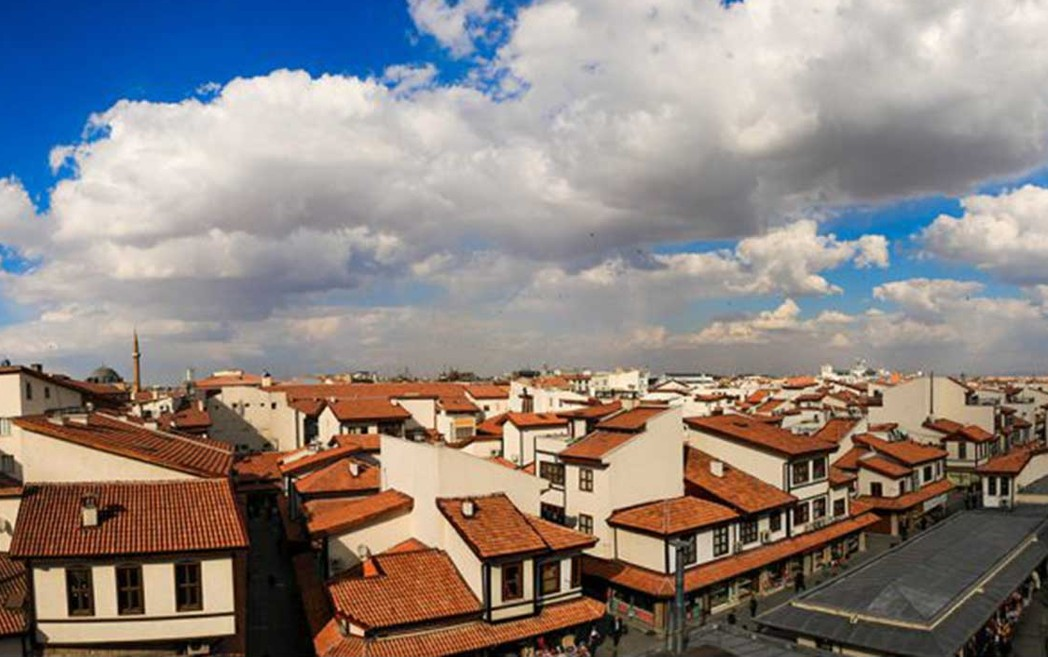
#> input picture panorama-1.jpg, 1048 x 657 px, found by its file name
$ python panaroma_birlestirme.py
#> lines starting #> are read from the running program, lines starting #| are printed output that depends on the picture
### M-klasor4-orta_seviye/panorama/stitcher.py
import numpy as np
import cv2
import imutils

class Stitcher:
    def __init__(self):
        # OpenCV sürümünü kontrol et (bazı fonksiyonlar sürüme göre değişir)
        self.isv3 = imutils.is_cv3(or_better=True)

    def stitch(self, images, ratio=0.75, reprojThresh=4.0, showMatches=False):
        # Görselleri (soldaki ve sağdaki) unpack et
        (imageB, imageA) = images

        # Görsellerdeki anahtar noktaları (keypoints) ve özellik vektörlerini (descriptors) çıkar
        (kpsA, featuresA) = self.detectAndDescribe(imageA)
        (kpsB, featuresB) = self.detectAndDescribe(imageB)

        # İki görüntü arasındaki özellikleri eşleştir
        M = self.matchKeypoints(kpsA, kpsB, featuresA, featuresB, ratio, reprojThresh)

        # Eğer eşleşme başarısızsa panorama oluşturulamaz
        if M is None:
            return None

        # Elde edilen eşleşmeleri, homografi matrisini ve durum bilgilerini ayır
        (matches, H, status) = M

        # Perspektif dönüşüm (warp) işlemi — iki görüntüyü tek panoramada birleştirir
        result = cv2.warpPerspective(imageA, H,
                                     (imageA.shape[1] + imageB.shape[1], imageA.shape[0]))
        result[0:imageB.shape[0], 0:imageB.shape[1]] = imageB

        # Eşleşme çizimlerini göstermek istersek:
        if showMatches:
            vis = self.drawMatches(imageA, imageB, kpsA, kpsB, matches, status)
            return (result, vis)

        return result

    def detectAndDescribe(self, image):
        # Görseli gri tona dönüştür (özellik tespiti genelde gri tonda yapılır)
        gray = cv2.cvtColor(image, cv2.COLOR_BGR2GRAY)

        # Eğer OpenCV 3.x veya üstü sürüm kullanılıyorsa
        if self.isv3:
            # SIFT (Scale-Invariant Feature Transform) oluştur
            descriptor = cv2.SIFT_create()
            (kps, features) = descriptor.detectAndCompute(image, None)
        else:
            # Eski OpenCV sürümleri için
            detector = cv2.FeatureDetector_create("SIFT")
            kps = detector.detect(gray)
            extractor = cv2.DescriptorExtractor_create("SIFT")
            (kps, features) = extractor.compute(gray, kps)

        # KeyPoint nesnelerini NumPy dizisine çevir
        kps = np.float32([kp.pt for kp in kps])
        return (kps, features)

    def matchKeypoints(self, kpsA, kpsB, featuresA, featuresB, ratio, reprojThresh):
        # Brute Force (kaba kuvvet) eşleştirici oluştur
        matcher = cv2.DescriptorMatcher_create("BruteForce")
        # En yakın 2 eşleşmeyi al
        rawMatches = matcher.knnMatch(featuresA, featuresB, 2)
        matches = []

        # Eşleşmeler üzerinde dön — Lowe oran testini uygula
        for m in rawMatches:
            if len(m) == 2 and m[0].distance < m[1].distance * ratio:
                matches.append((m[0].trainIdx, m[0].queryIdx))

        # En az 4 iyi eşleşme gerekiyorsa homografi hesaplanabilir
        if len(matches) > 4:
            # Eşleşen noktaları al
            ptsA = np.float32([kpsA[i] for (_, i) in matches])
            ptsB = np.float32([kpsB[i] for (i, _) in matches])

            # Homografi matrisini (dönüşüm) hesapla — RANSAC ile
            (H, status) = cv2.findHomography(ptsA, ptsB, cv2.RANSAC, reprojThresh)
            return (matches, H, status)

        # Yeterli eşleşme yoksa None döndür
        return None

    def drawMatches(self, imageA, imageB, kpsA, kpsB, matches, status):
        # Görselleştirme için boş bir tuval (canvas) oluştur
        (hA, wA) = imageA.shape[:2]
        (hB, wB) = imageB.shape[:2]
        vis = np.zeros((max(hA, hB), wA + wB, 3), dtype="uint8")

        # Görselleri yan yana yerleştir
        vis[0:hA, 0:wA] = imageA
        vis[0:hB, wA:] = imageB

        # Doğru eşleşmeleri yeşil çizgilerle göster
        for ((trainIdx, queryIdx), s) in zip(matches, status):
            if s == 1:
                ptA = (int(kpsA[queryIdx][0]), int(kpsA[queryIdx][1]))
                ptB = (int(kpsB[trainIdx][0]) + wA, int(kpsB[trainIdx][1]))
                cv2.line(vis, ptA, ptB, (0, 255, 0), 1)
        return vis

### M-klasor4-orta_seviye/panaroma_birlestirme.py
from panorama.stitcher import Stitcher
# import argparse
import imutils
import cv2

# [7 lines of commented-out code are left out]

imageA = cv2.imread("panorama-1.jpg")
#> imageA is the input picture: shape (657, 1048, 3); mean B, G, R 129.1, 132.1, 140.4
imageB = cv2.imread("panorama-2.jpg")
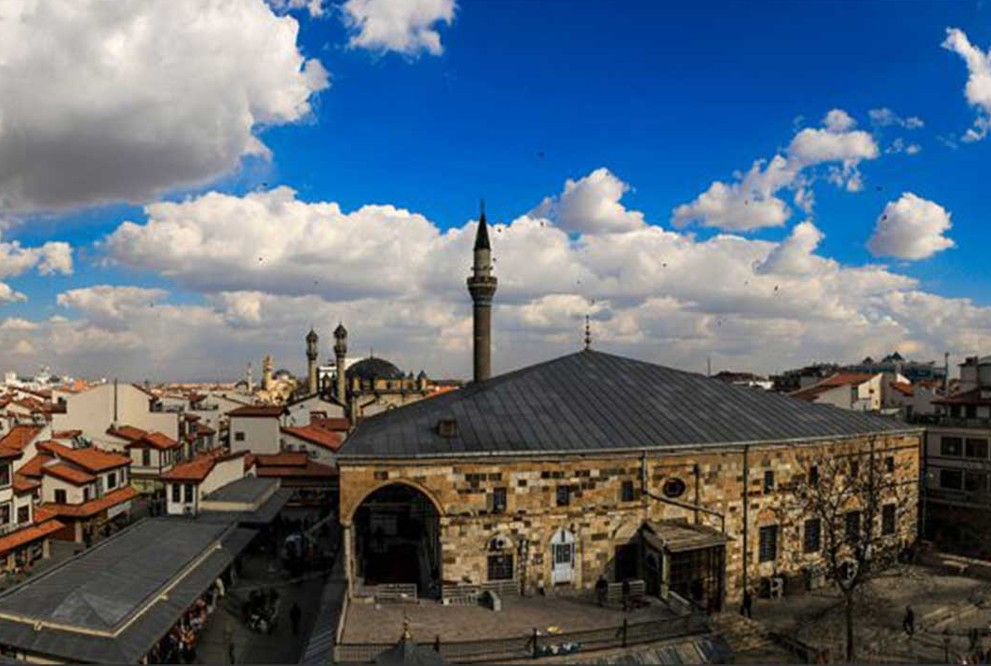
#> input picture panorama-2.jpg, 991 x 666 px, found by its file name
#> imageB is the input picture: shape (666, 991, 3); mean B, G, R 119.6, 106, 93.1

# Daha hızlı işlem için yeniden boyutlandır
imageA = imutils.resize(imageA, width=400)
#> imageA: shape (250, 400, 3)
imageB = imutils.resize(imageB, width=400)
#> imageB: shape (268, 400, 3)

# Stitcher sınıfını oluştur ve panoramayı oluştur
stitcher = Stitcher()
(result, vis) = stitcher.stitch([imageA, imageB], showMatches=True)
#> in detectAndDescribe, `gray = cv2.cvtColor(image, cv2.COLOR_BGR2GRAY)`:
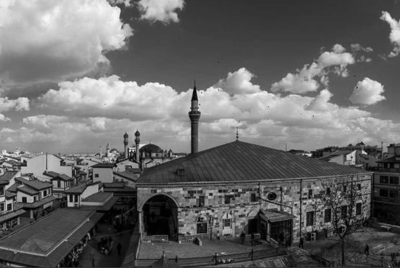
#> gray: shape (268, 400); min 0, max 250, mean 103.7
#> in detectAndDescribe, `kps = detector.detect(gray)`: kps = 1110 keypoints; strongest (x, y, size): (310, 155, 2.2), (211, 194, 2.1), (363, 152, 2.4), (140, 145, 2.9)
#> in detectAndDescribe, `kps = np.float32([kp.pt for kp in kps])`: kps = 1110 pairs, first value 2.3 to 397.1, second value 2.37 to 265
#> in stitch, `(kpsA, featuresA) = self.detectAndDescribe(imageA)`: kpsA has the same summary as kps in detectAndDescribe
#> in detectAndDescribe (call 2), `gray = cv2.cvtColor(image, cv2.COLOR_BGR2GRAY)`:
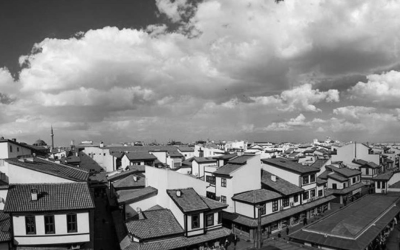
#> gray: shape (250, 400); min 0, max 250, mean 134.2
#> in detectAndDescribe (call 2), `kps = detector.detect(gray)`: kps = 849 keypoints; strongest (x, y, size): (83, 221, 9.1), (40, 220, 6.9), (60, 221, 8.5), (142, 163, 2.2)
#> in detectAndDescribe (call 2), `kps = np.float32([kp.pt for kp in kps])`: kps = 849 pairs, first value 4.85 to 397, second value 4.32 to 247
#> in stitch, `(kpsB, featuresB) = self.detectAndDescribe(imageB)`: kpsB has the same summary as kps in detectAndDescribe
#> in matchKeypoints, `rawMatches = matcher.knnMatch(featuresA, featuresB, 2)`: rawMatches = 1110 matches
#> after the loop in matchKeypoints, `for m in rawMatches:`: matches = 157 pairs, first value 78 to 845, second value 5 to 790
#> in matchKeypoints, `ptsA = np.float32([kpsA[i] for (_, i) in matches])`: ptsA = 157 pairs, first value 4.01 to 296.1, second value 10.19 to 263.5
#> in matchKeypoints, `ptsB = np.float32([kpsB[i] for (i, _) in matches])`: ptsB = 157 pairs, first value 33.13 to 395.2, second value 7.1 to 246.2
#> in matchKeypoints, `(H, status) = cv2.findHomography(ptsA, ptsB, cv2.RANSAC, reprojThresh)`: H = [[0.942, -0.000519, 311.5], [-0.00158, 0.945, -2.55], [-7.48e-06, -8.63e-07, 1]]; status = 157 values, max 1 at index 0, min 0 at index 58, mean 0.949
#> in stitch, `result = cv2.warpPerspective(imageA, H, (imageA.shape[1] + imageB.shap..`:
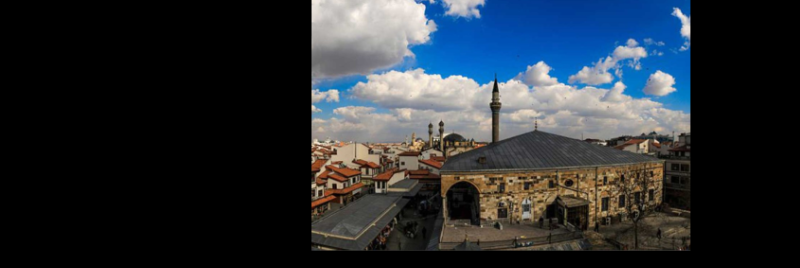
#> result: shape (268, 800, 3); mean B, G, R 52.8, 46.9, 41.3
#> in stitch, `result[0:imageB.shape[0], 0:imageB.shape[1]] = imageB`:
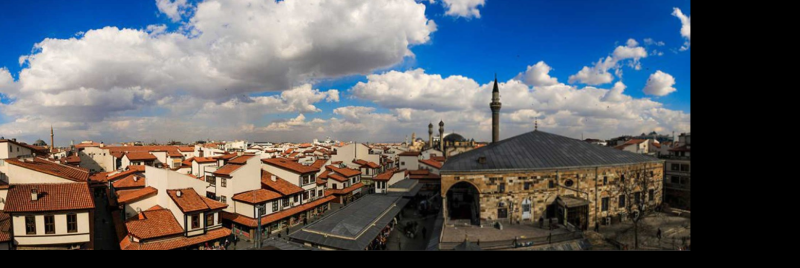
#> result: shape (268, 800, 3); mean B, G, R 100.2, 95.3, 93.1
#> in drawMatches, `vis[0:hB, wA:] = imageB`:
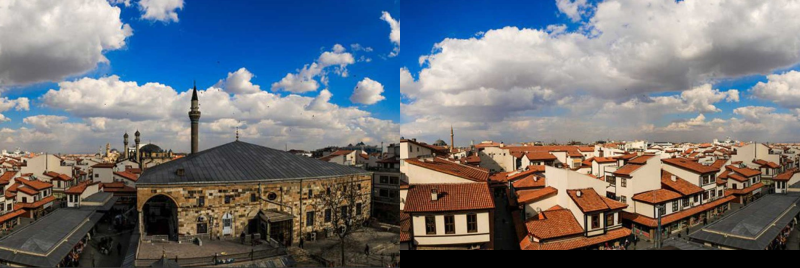
#> vis: shape (268, 800, 3); mean B, G, R 120, 114.6, 112
#> the loop in drawMatches, `for ((trainIdx, queryIdx), s) in zip(matches, status):` made 157 passes
#> (trainIdx, queryIdx, s, ptA, ptB) on passes 1 to 12: (661, 5, [1], (4, 166), (715, 154)), (662, 6, [1], (4, 163), (715, 152)), (663, 7, [1], (4, 163), (715, 152)), (665, 8, [1], (4, 226), (715, 211)), (666, 9, [1], (4, 129), (715, 119)), (667, 12, [1], (4, 152), (715, 141)), (668, 15, [1], (6, 261), (717, 244)), (670, 17, [1], (6, 186), (717, 174)), (672, 19, [1], (6, 220), (718, 206)), (673, 21, [1], (7, 226), (718, 211)), (674, 22, [1], (7, 198), (718, 184)), (675, 23, [1], (7, 201), (718, 188))
#> (ptA, ptB) on passes 61 to 66: ((31, 216), (741, 202)), ((31, 197), (741, 184)), ((33, 191), (742, 178)), ((33, 118), (742, 109)), ((33, 208), (743, 194)), ((33, 94), (743, 86))
#> after the loop in drawMatches, `for ((trainIdx, queryIdx), s) in zip(matches, status):`:
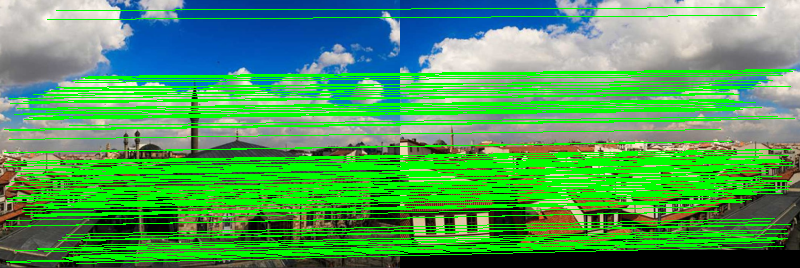
#> vis: shape (268, 800, 3); mean B, G, R 91.1, 157.8, 77.5

cv2.imshow("Image A", imageA)
cv2.imshow("Image B", imageB)
cv2.imshow("Keypoint Matches", vis)
cv2.imshow("Panorama Result", result)
cv2.waitKey(0)
